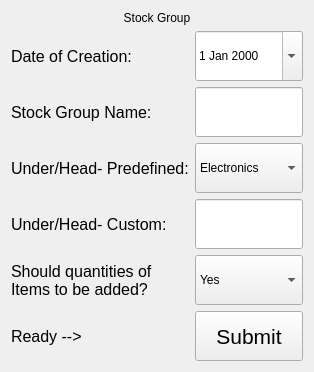
              <widget class="QWidget" name="stock_group">
               <layout class="QGridLayout" name="gridLayout_11">
                <item row="5" column="0">
                 <widget class="QLabel" name="label_8">
                  <property name="font">
                   <font>
                    <family>MS Shell Dlg 2</family>
                    <pointsize>12</pointsize>
                    <weight>50</weight>
                    <italic>false</italic>
                    <bold>false</bold>
                   </font>
                  </property>
                  <property name="text">
                   <string>Under/Head- Predefined:</string>
                  </property>
                  <property name="scaledContents">
                   <bool>true</bool>
                  </property>
                  <property name="wordWrap">
                   <bool>true</bool>
                  </property>
                  <property name="margin">
                   <number>2</number>
                  </property>
                 </widget>
                </item>
                <item row="11" column="1">
                 <widget class="QPushButton" name="pushButton_9">
                  <property name="minimumSize">
                   <size>
                    <width>0</width>
                    <height>50</height>
                   </size>
                  </property>
                  <property name="maximumSize">
                   <size>
                    <width>200</width>
                    <height>50</height>
                   </size>
                  </property>
                  <property name="font">
                   <font>
                    <family>MS Shell Dlg 2</family>
                    <pointsize>16</pointsize>
                    <weight>50</weight>
                    <italic>false</italic>
                    <bold>false</bold>
                   </font>
                  </property>
                  <property name="text">
                   <string>Submit</string>
                  </property>
                 </widget>
                </item>
                <item row="7" column="0">
                 <widget class="QLabel" name="label_9">
                  <property name="font">
                   <font>
                    <family>MS Shell Dlg 2</family>
                    <pointsize>12</pointsize>
                    <weight>50</weight>
                    <italic>false</italic>
                    <bold>false</bold>
                   </font>
                  </property>
                  <property name="text">
                   <string>Under/Head- Custom:</string>
                  </property>
                  <property name="scaledContents">
                   <bool>true</bool>
                  </property>
                  <property name="wordWrap">
                   <bool>true</bool>
                  </property>
                  <property name="margin">
                   <number>2</number>
                  </property>
                 </widget>
                </item>
                <item row="3" column="1">
                 <widget class="QLineEdit" name="lineEdit_4">
                  <property name="minimumSize">
                   <size>
                    <width>0</width>
                    <height>50</height>
                   </size>
                  </property>
                  <property name="maximumSize">
                   <size>
                    <width>16777215</width>
                    <height>50</height>
                   </size>
                  </property>
                 </widget>
                </item>
                <item row="11" column="0">
                 <widget class="QLabel" name="label_11">
                  <property name="font">
                   <font>
                    <family>MS Shell Dlg 2</family>
                    <pointsize>12</pointsize>
                    <weight>50</weight>
                    <italic>false</italic>
                    <bold>false</bold>
                   </font>
                  </property>
                  <property name="text">
                   <string>Ready --&gt;</string>
                  </property>
                  <property name="scaledContents">
                   <bool>true</bool>
                  </property>
                  <property name="wordWrap">
                   <bool>true</bool>
                  </property>
                  <property name="margin">
                   <number>2</number>
                  </property>
                 </widget>
                </item>
                <item row="9" column="1">
                 <widget class="QComboBox" name="comboBox_2">
                  <property name="minimumSize">
                   <size>
                    <width>0</width>
                    <height>50</height>
                   </size>
                  </property>
                  <property name="maximumSize">
                   <size>
                    <width>16777215</width>
                    <height>50</height>
                   </size>
                  </property>
                  <item>
                   <property name="text">
                    <string>Yes</string>
                   </property>
                  </item>
                  <item>
                   <property name="text">
                    <string>No</string>
                   </property>
                  </item>
                 </widget>
                </item>
                <item row="7" column="1">
                 <widget class="QLineEdit" name="lineEdit_6">
                  <property name="minimumSize">
                   <size>
                    <width>0</width>
                    <height>50</height>
                   </size>
                  </property>
                  <property name="maximumSize">
                   <size>
                    <width>16777215</width>
                    <height>50</height>
                   </size>
                  </property>
                 </widget>
                </item>
                <item row="5" column="1">
                 <widget class="QComboBox" name="comboBox">
                  <property name="minimumSize">
                   <size>
                    <width>0</width>
                    <height>50</height>
                   </size>
                  </property>
                  <property name="maximumSize">
                   <size>
                    <width>16777215</width>
                    <height>50</height>
                   </size>
                  </property>
                  <property name="sizeAdjustPolicy">
                   <enum>QComboBox::AdjustToContents</enum>
                  </property>
                  <item>
                   <property name="text">
                    <string>Electronics</string>
                   </property>
                  </item>
                  <item>
                   <property name="text">
                    <string>Jewellery</string>
                   </property>
                  </item>
                  <item>
                   <property name="text">
                    <string>Stationary</string>
                   </property>
                  </item>
                  <item>
                   <property name="text">
                    <string>IT</string>
                   </property>
                  </item>
                  <item>
                   <property name="text">
                    <string>Tourism</string>
                   </property>
                  </item>
                  <item>
                   <property name="text">
                    <string>Other</string>
                   </property>
                  </item>
                 </widget>
                </item>
                <item row="3" column="0">
                 <widget class="QLabel" name="label_7">
                  <property name="font">
                   <font>
                    <family>MS Shell Dlg 2</family>
                    <pointsize>12</pointsize>
                    <weight>50</weight>
                    <italic>false</italic>
                    <bold>false</bold>
                   </font>
                  </property>
                  <property name="text">
                   <string>Stock Group Name:</string>
                  </property>
                  <property name="scaledContents">
                   <bool>true</bool>
                  </property>
                  <property name="wordWrap">
                   <bool>true</bool>
                  </property>
                  <property name="margin">
                   <number>2</number>
                  </property>
                 </widget>
                </item>
                <item row="1" column="1">
                 <widget class="QDateEdit" name="dateEdit">
                  <property name="minimumSize">
                   <size>
                    <width>0</width>
                    <height>50</height>
                   </size>
                  </property>
                  <property name="maximumSize">
                   <size>
                    <width>16777215</width>
                    <height>50</height>
                   </size>
                  </property>
                  <property name="wrapping">
                   <bool>true</bool>
                  </property>
                  <property name="readOnly">
                   <bool>false</bool>
                  </property>
                  <property name="buttonSymbols">
                   <enum>QAbstractSpinBox::UpDownArrows</enum>
                  </property>
                  <property name="calendarPopup">
                   <bool>true</bool>
                  </property>
                 </widget>
                </item>
                <item row="9" column="0">
                 <widget class="QLabel" name="label_10">
                  <property name="font">
                   <font>
                    <family>MS Shell Dlg 2</family>
                    <pointsize>12</pointsize>
                    <weight>50</weight>
                    <italic>false</italic>
                    <bold>false</bold>
                   </font>
                  </property>
                  <property name="text">
                   <string>Should quantities of Items to be added?</string>
                  </property>
                  <property name="scaledContents">
                   <bool>true</bool>
                  </property>
                  <property name="wordWrap">
                   <bool>true</bool>
                  </property>
                  <property name="margin">
                   <number>2</number>
                  </property>
                 </widget>
                </item>
                <item row="1" column="0">
                 <widget class="QLabel" name="label_5">
                  <property name="font">
                   <font>
                    <family>MS Shell Dlg 2</family>
                    <pointsize>12</pointsize>
                    <weight>50</weight>
                    <italic>false</italic>
                    <bold>false</bold>
                   </font>
                  </property>
                  <property name="text">
                   <string>Date of Creation:</string>
                  </property>
                  <property name="scaledContents">
                   <bool>true</bool>
                  </property>
                  <property name="wordWrap">
                   <bool>true</bool>
                  </property>
                  <property name="margin">
                   <number>2</number>
                  </property>
                 </widget>
                </item>
                <item row="0" column="0" colspan="2">
                 <widget class="QLabel" name="label_60">
                  <property name="minimumSize">
                   <size>
                    <width>0</width>
                    <height>0</height>
                   </size>
                  </property>
                  <property name="maximumSize">
                   <size>
                    <width>16777215</width>
                    <height>30</height>
                   </size>
                  </property>
                  <property name="text">
                   <string>Stock Group</string>
                  </property>
                  <property name="scaledContents">
                   <bool>true</bool>
                  </property>
                  <property name="alignment">
                   <set>Qt::AlignCenter</set>
                  </property>
                  <property name="wordWrap">
                   <bool>true</bool>
                  </property>
                 </widget>
                </item>
               </layout>
              </widget>
